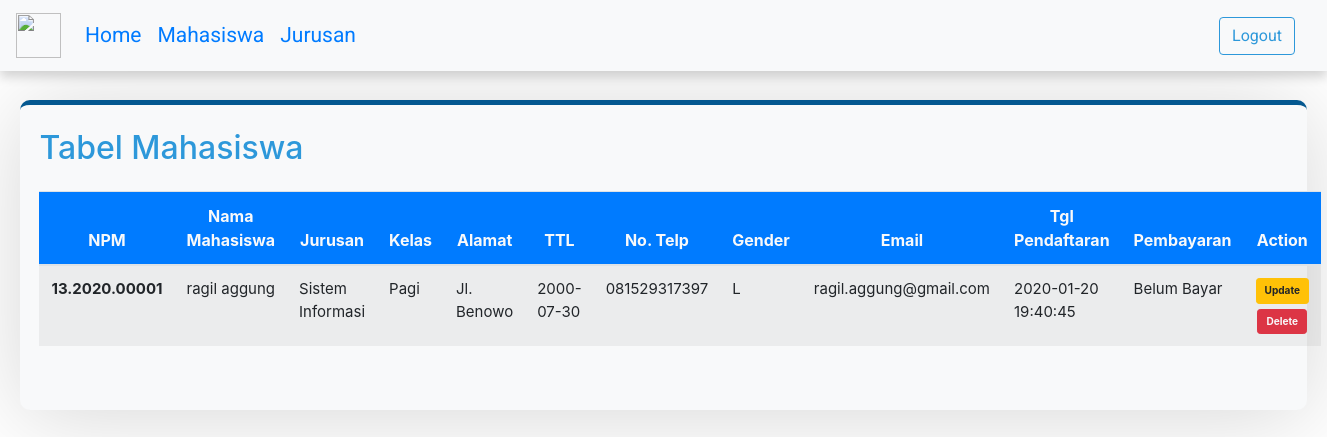
The app's page /admin/mhs.php with its own data.
### tables this page shows
CREATE TABLE `pendaftaran` (
  `npm` int(11) NOT NULL,
  `id_jurusan` int(11) DEFAULT NULL,
  `email` varchar(255) DEFAULT NULL,
  `nama_mhs` varchar(255) DEFAULT NULL,
  `alamat_mhs` varchar(255) DEFAULT NULL,
  `ttl_mhs` date DEFAULT NULL,
  `telp_mhs` char(255) DEFAULT NULL,
  `gender_mhs` varchar(255) DEFAULT NULL,
  `images_profil` varchar(255) DEFAULT NULL,
  `dokumen` varchar(255) DEFAULT NULL,
  `kartu_keluarga` varchar(255) DEFAULT NULL,
  `tgl_pendaftaran` datetime DEFAULT NULL,
  `bukti_pem` varchar(255) DEFAULT NULL,
  `verifikasi` varchar(255) DEFAULT NULL
);

CREATE TABLE `jurusan` (
  `id_jurusan` int(11) NOT NULL,
  `nama_jurusan` varchar(255) DEFAULT NULL,
  `kelas` varchar(255) DEFAULT NULL,
  `biaya_spp` int(11) DEFAULT NULL
);

### admin/models/config.php (called while the page is built, shortened)
<?php
class config
{
    function __construct()
    {
        $sambunganDB = mysqli_connect("127.0.0.1:3307", "root", "alfin3307", "pmb_itats");
        if (mysqli_connect_errno()) {
            echo 'Koneksi database gagal!' . mysqli_connect_error();
        } else {
            $this->penghubung = $sambunganDB;
        }
    }
}

### admin/models/modelMhs.php (called while the page is built, shortened)
<?php
include_once 'config.php';
class modelMhs  extends config
{
    function viMhs()
    {
        $query = "SELECT*FROM pendaftaran, jurusan WHERE jurusan.id_jurusan=pendaftaran.id_jurusan";
        $panggil = mysqli_query($this->penghubung, $query);
        while ($tampil = mysqli_fetch_array($panggil)) {
            $sementara[] = $tampil;
        }
        $this->dataku = $sementara;
        return $this->dataku;
    }
}

### admin/mhs.php (the view, shortened to what this page needs)
<!doctype html>
<html lang="en">
<head>
    <link rel="stylesheet" href="https://stackpath.bootstrapcdn.com/bootstrap/4.5.0/css/bootstrap.min.css">
</head>
<body>
    <?php include('header-admin.php'); ?>
    <div align="center">
        <div class="bg-light warna" style="margin-top: 100px; border-radius: 10px; width: 97%">
            <div class="row justify-content-center">
                <div class="col-11 mt-4">
                    <h2 class="mb-4 text-left" style="margin-left: -3%; color: #2d98da">Tabel Mahasiswa</h2>
                    <table class="table table-hover table-striped" style="width: 106%; margin-left: -3%">
                        <thead class="bg-primary text-center text-light">
                            <tr>
                                <th scope="col" style="width: 5%">NPM</th>
                                <th scope="col" style="width: 10%">Nama Mahasiswa</th>
                                <th scope="col" style="width: 10%">Jurusan</th>
                                <th scope="col" style="width: 5%">Kelas</th>
                                <th scope="col" style="width: 5%">Alamat</th>
                                <th scope="col" style="width: 20%">TTL</th>
                                <th scope="col" style="width: 10%">No. Telp</th>
                                <th scope="col" style="width: 2%">Gender</th>
                                <th scope="col" style="width: 15%">Email</th>
                                <th scope="col" style="width: 5%">Tgl Pendaftaran</th>
                                <th scope="col" style="width: 5%">Pembayaran</th>
                                <th scope="col" style="width: 20%">Action</th>
                            </tr>
                        </thead>
                        <tbody style="font-size: 15px">
                            <?php
                            require_once "models/modelMhs.php";
                            $object = new modelMhs();
                            $object->viMhs();
                            $mhs = $object->viMhs();
                            foreach ($mhs as $see) {
                                ?>
                                <tr>
                                    <th scope="row"><?php echo $see['id_jurusan'] . '.2020.0000' . $see['npm']; ?></th>
                                    <td><?php echo $see['nama_mhs']; ?></td>
                                    <td><?php echo $see['nama_jurusan']; ?></td>
                                    <td><?php echo $see['kelas']; ?></td>
                                    <td><?php echo $see['alamat_mhs']; ?></td>
                                    <td><?php echo $see['ttl_mhs']; ?></td>
                                    <td><?php echo $see['telp_mhs']; ?></td>
                                    <td><?php echo $see['gender_mhs']; ?></td>
                                    <td><?php echo $see['email']; ?></td>
                                    <td><?php echo $see['tgl_pendaftaran']; ?></td>
                                    <td><?php
                                            $bayar = $see['bukti_pem'];
                                            if ($bayar == "NULL") {
                                                echo "Belum Bayar";
                                            } else {
                                                echo "Sudah Bayar";
                                            }
                                            ?></td>
                                    <td>
                                        <div align="center">
                                            <a data-toggle="modal" href="#modalUpdate<?php echo $see['npm']; ?>"><button type="button" class="btn btn-warning btn-sm font-weight-bolder">Update</button></a><br>
                                            <a href="proses/prosesMhs.php?aksi=delete&npm=<?php echo $see['npm']; ?>"><button type="button" class="text-light btn btn-danger btn-sm font-weight-bolder" style="margin-top: 5px">Delete</button></a><br>
                                    </td>
                                </tr>
                            <?php } ?>
                        </tbody>
                    </table>
                </div>
            </div>
            <br>
            <br>
        </div>
    </div>
    <br>
    <br>
    <br>
</body>
</html>

### admin/header-admin.php (shortened to what this page needs)
<nav class="navbar navbar-expand-lg navbar-light bg-light fixed-top" style="box-shadow: 0 6px 10px 0 rgba(0, 0, 0, 0.16);">
    <a class="navbar-brand" href="home.php"><img src="../assets/pmb.png" style="width: 45px; height: 45px"></a>
    <div class="collapse navbar-collapse" id="navbarSupportedContent">
        <ul class="navbar-nav mr-auto" style="font-family: 'Roboto', sans-serif; font-size: 21px;">
            <li class="nav-item">
                <a class="nav-link text-primary" href="home.php">Home</a>
            </li>
            <li class="nav-item">
                <a class="nav-link text-primary" href="mhsu.php">Mahasiswa</a>
            </li>
            <li class="nav-item">
                <a class="nav-link text-primary" href="jurusan.php">Jurusan</a>
            </li>
        </ul>
        <div class="my-2 my-lg-0">
            <a class="nav-link" href="logout.php">
                <button class="btn btn-outline-success my-2 my-sm-0 tombol" type="button" style="font-family: 'Roboto', sans-serif;">Logout</button></a>
        </div>
    </div>
</nav>

### admin/mhs.php (style rules this page uses)
.tombol { border-color: #2d98da; color: #2d98da; }
.warna { border: solid; border-width: 0px; border-top-width: 5px; border-color: #045890; -webkit-backdrop-filter: blur(30px); box-shadow: 0 6px 90px 0 rgba(0, 0, 0, 0.16); }
.btn-sm { font-size: .630rem; }

### records on screen
pendaftaran: id_jurusan.id_jurusan "13", npm "1", nama_mhs "ragil aggung", id_jurusan.nama_jurusan "Sistem Informasi", id_jurusan.kelas "Pagi", alamat_mhs "Jl. Benowo", ttl_mhs "2000-07-30", telp_mhs "081529317397", gender_mhs "L", email "ragil.aggung@gmail.com", tgl_pendaftaran "2020-01-20 19:40:45", bukti_pem "Belum Bayar"
